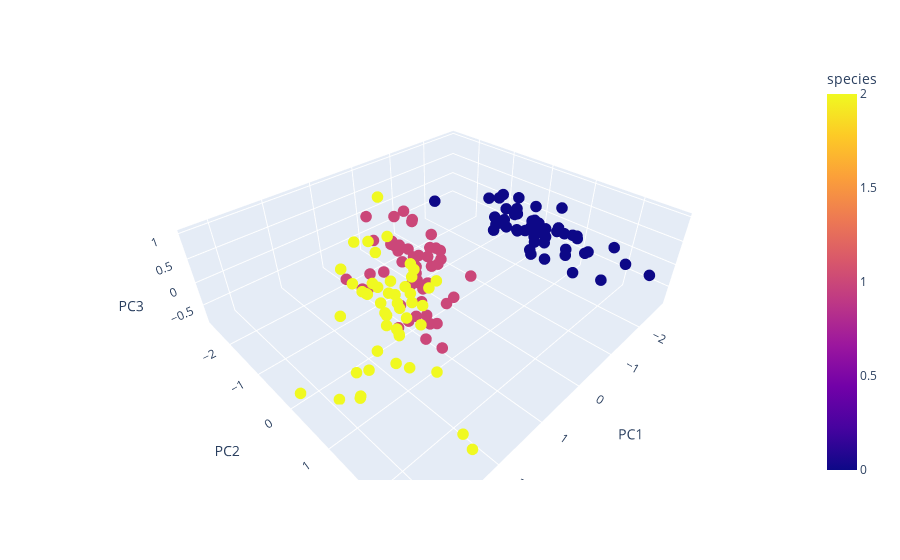

Notebook cell for this chart:
### Code cell
## 3D plot
fig = px.scatter_3d(df, x='PC1', y='PC2', z='PC3',
              color='species', )
fig.update_traces(marker_size = 4)
fig.show()
## you can try to interact with the plot such as zoom in/out, rotate the chart

### Figure 1 — Plotly figure (JSON) as saved in the notebook; plotly's stock layout.template omitted (floating-point values rounded to 4 significant figures; data arrays with more than 128 entries replaced by an {"elided": "..."} marker saying what was removed)
{"data": [{"hovertemplate": "PC1=%{x}<br>PC2=%{y}<br>PC3=%{z}<br>species=%{marker.color}<extra></extra>", "legendgroup": "", "marker": {"color": {"elided": "150 int values"}, "coloraxis": "coloraxis", "size": 4, "symbol": "circle"}, "mode": "markers", "name": "", "scene": "scene", "showlegend": false, "type": "scatter3d", "x": {"elided": "150 float values"}, "y": {"elided": "150 float values"}, "z": {"elided": "150 float values"}}], "layout": {"coloraxis": {"colorbar": {"title": {"text": "species"}}, "colorscale": [[0, "#0d0887"], [0.1111, "#46039f"], [0.2222, "#7201a8"], [0.3333, "#9c179e"], [0.4444, "#bd3786"], [0.5556, "#d8576b"], [0.6667, "#ed7953"], [0.7778, "#fb9f3a"], [0.8889, "#fdca26"], [1, "#f0f921"]]}, "legend": {"tracegroupgap": 0}, "margin": {"t": 60}, "scene": {"domain": {"x": [0, 1], "y": [0, 1]}, "xaxis": {"title": {"text": "PC1"}}, "yaxis": {"title": {"text": "PC2"}}, "zaxis": {"title": {"text": "PC3"}}}}}
